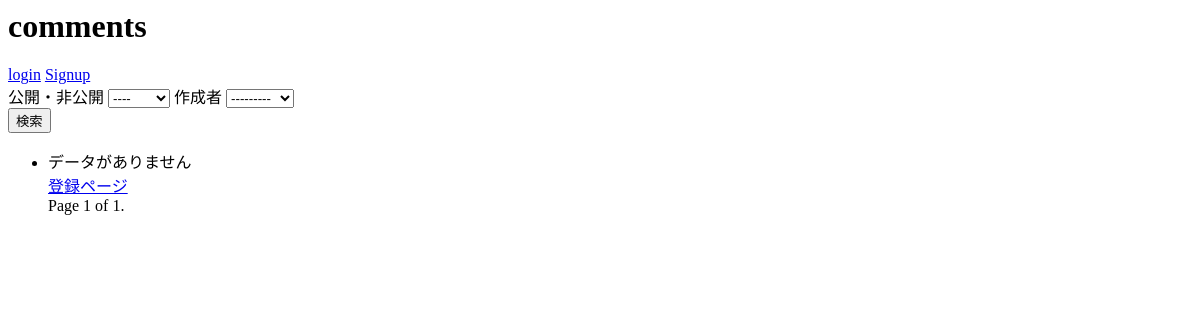
The page /list/ on the database as committed earlier.
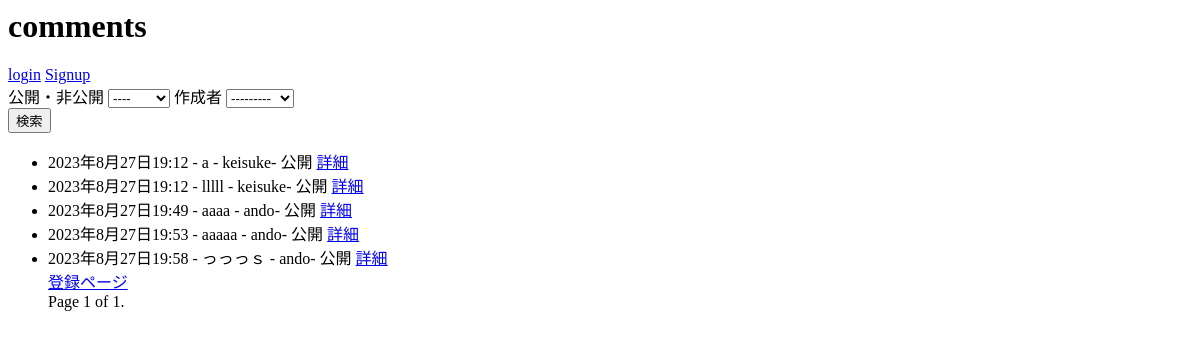
The same page on the database as committed later.
### commentapp/models.py (models this page shows, shortened)
class Comment(models.Model):
    title = models.CharField(max_length=100)
    text = models.TextField()
    date = models.DateTimeField(default=timezone.now(), help_text='作成日')
    create_user = models.ForeignKey(get_user_model(),on_delete=models.CASCADE)
    IS_PUBLIC_CHOICES = (
        (False, '非公開'),
        (True, '公開'),
    )
    is_public = models.BooleanField(default=True,choices=IS_PUBLIC_CHOICES)

### commentapp/views.py (the view, shortened to what this page needs)
# urls.py: path('list/', views.CommentListView.as_view(), name='list'),
class CommentListView(ListView):
    model = Comment # モデル名指定
    from_class = SearchForm #フォームの指定
    paginate_by = 5 #1ページあたり何件表示させるか
    def get_context_data(self, **kwargs):# コンテキストの内容を編集する関数
        context = super().get_context_data(**kwargs) # 現在のコンテキストを読み込む
        context['search_form'] = self.form # 現在の検索フォームの内容をコンテキストsearch formで渡す
        return context
    def get_queryset(self, **kwargs):# 入力された検索条件をもとに表示データを変更する（POSTされたときに実行される関数）
        queryset = super().get_queryset()# 現在のテーブルのデータを取得
        if self.request.user.is_authenticated:# ゲストユーザではないか（何かしらのアカウントでログインされている）
            queryset = queryset.filter(Q(create_user=self.request.user)|Q(is_public=True))#ログインユーザーのものもしくは公開設定されているものを抽出
        else:
            queryset = queryset.filter(is_public=True)#公開設定されているものを抽出
        self.form = form = SearchForm(self.request.GET or None)#検索フォームの情報を取得
        return queryset

### commentapp/forms.py
class SearchForm(forms.Form):
        create_user = CustomModelChoiceField(queryset=User.objects.all(),required = False)
        is_public = forms.ChoiceField(choices = ((None , "----"), (True, "公開"), (False, "非公開")),required = False)
        class Meta:
            model = Comment
            fields = ("is_public" , "create_user" )

### commentapp/forms.py (called while the page is built)
    def label_from_instance(self, obj): # label_from_instance 関数をオーバーライド
         return obj.username # 表示したいカラム名を return

### commentapp/templates/commentapp/comment_list.html (shortened to what this page needs)
{% load replaceurl %}
<h1>comments</h1>
{% if user.is_authenticated %}
<div class="h2">Welcome {{ user.username }}</div>
<a href="{% url 'logout' %}" class="btn btn-primary">logout</a>
{% else %}
<a href="{% url 'login' %}" class="btn btn-primary">login</a>
<a href="{% url 'signup' %}" class="btn btn-primary">Signup</a>
{% endif %}
<form class="mt-2" id="search-form" action="" method="GET">
    <div>
        <label class="label mr-4">公開・非公開</label>
        {{ search_form.is_public }}
        <label class="label mr-4">作成者</label>
        {{ search_form.create_user }}
      </div>
      <button class="btn btn-info ml-4" type="submit">検索</button>
</form>
<ul>
{% for comment in object_list %}
    <li>
        {{ comment.date }} - {{ comment.title }} - {{ comment.create_user}}- {{ comment.get_is_public_display}}
        <a href="{% url 'detail' comment.pk %}">詳細</a>
    </li>
{% empty %}
    <li>データがありません</li>
{% endfor %}
<a href="{% url 'create' %}">登録ページ</a>
<div class="pagination">
    <span class="step-links">
        <span class="current">
            Page {{ page_obj.number }} of {{ page_obj.paginator.num_pages }}.
        </span>
    </span>
</div>

Rows that differ between the two databases and show on the page:
added Comment: date "2023年8月27日19:12", title "a", create_user "keisuke", is_public "公開"
added Comment: date "2023年8月27日19:12", title "lllll", create_user "keisuke", is_public "公開"
added Comment: date "2023年8月27日19:49", title "aaaa", create_user "ando", is_public "公開"
added Comment: date "2023年8月27日19:53", title "aaaaa", create_user "ando", is_public "公開"
added Comment: date "2023年8月27日19:58", title "っっっｓ", create_user "ando", is_public "公開"
Other text that changed with them:
text no longer shown: "データがありません"
